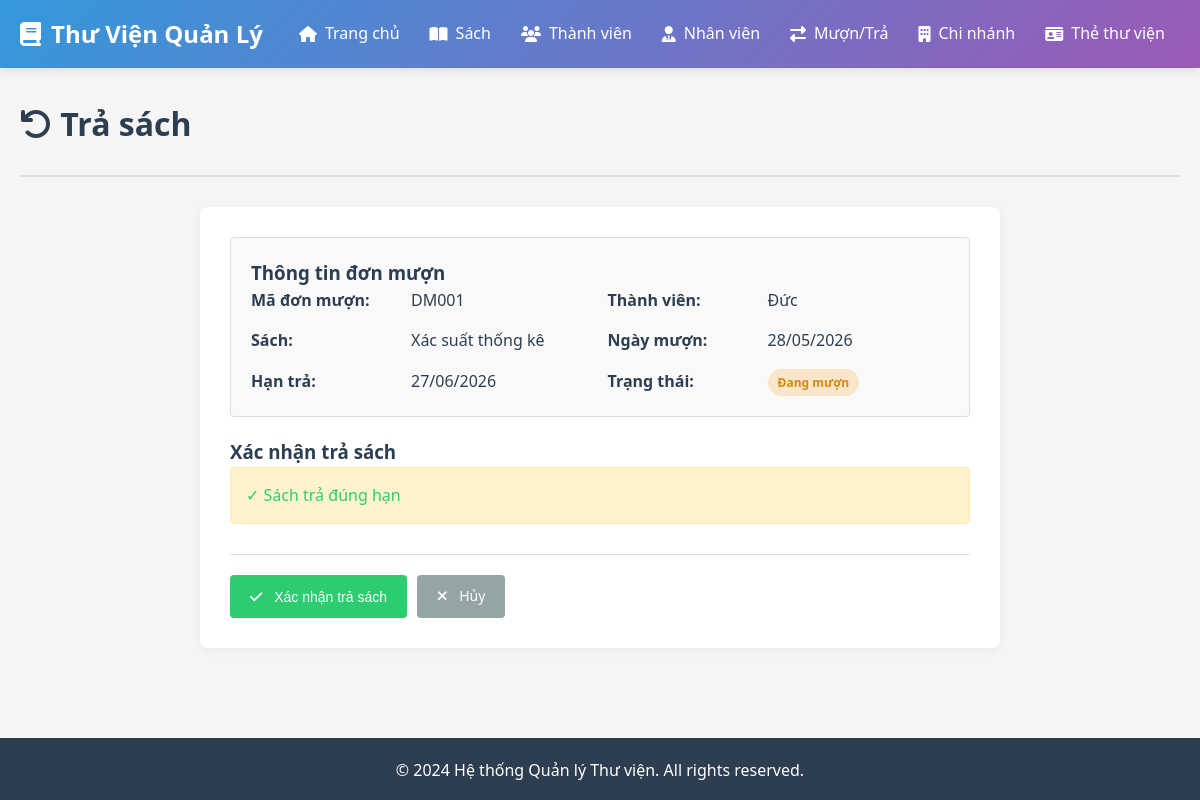
Page /don-muon/DM001/tra on the committed database.
### app/models/__init__.py (models this page shows, shortened)
class DonMuon(db.Model):
    __tablename__ = 'don_muon'
    ma_don_muon = db.Column(db.String(20), primary_key=True)
    ma_thanh_vien = db.Column(db.String(10), db.ForeignKey('thanh_vien.ma_thanh_vien'), nullable=False)
    ma_ban_sao = db.Column(db.String(20), db.ForeignKey('ban_sao.ma_ban_sao'), nullable=False)
    ma_nv = db.Column(db.String(10), db.ForeignKey('nhan_vien.ma_nv'), nullable=False)
    ngay_muon = db.Column(db.Date, default=datetime.now, nullable=False)
    han_tra = db.Column(db.Date, nullable=False)
    ngay_tra_thuc_te = db.Column(db.Date)
    phu_phat = db.Column(db.Float, default=0)
    trang_thai = db.Column(db.String(50), default='Đang mượn')  # Đang mượn, Đã trả, Quá hạn

class ThanhVien(db.Model):
    __tablename__ = 'thanh_vien'
    ma_thanh_vien = db.Column(db.String(10), primary_key=True)
    ho_ten = db.Column(db.String(150), nullable=False)
    sdt = db.Column(db.String(15))
    email = db.Column(db.String(100))
    ngay_dang_ky = db.Column(db.Date, default=datetime.now)
    ghi_chu = db.Column(db.Text)
    is_blacklisted = db.Column(db.Boolean, default=False)
    blacklist_note = db.Column(db.String(255))
    the_thu_vien = db.relationship('TheThuVien', backref='thanh_vien', lazy=True, cascade='all, delete-orphan', uselist=False)
    don_muon = db.relationship('DonMuon', backref='thanh_vien', lazy=True, cascade='all, delete-orphan')

class Sach(db.Model):
    __tablename__ = 'sach'
    ma_sach = db.Column(db.String(10), primary_key=True)
    ten_sach = db.Column(db.String(200), nullable=False)
    tac_gia = db.Column(db.String(150))
    nam_xb = db.Column(db.Integer)
    nha_xb = db.Column(db.String(150))
    so_luong = db.Column(db.Integer, default=0)
    ma_tl = db.Column(db.String(10), db.ForeignKey('thai_loai.ma_tl'), nullable=False)
    ma_ncc = db.Column(db.String(10), db.ForeignKey('nha_cung_cap.ma_ncc'))
    ban_sao = db.relationship('BanSao', backref='sach', lazy=True, cascade='all, delete-orphan')

### app/routes/__init__.py (the view, shortened to what this page needs)
@bp.route('/don-muon/<ma_don_muon>/tra', methods=['GET', 'POST'])
def tra_sach(ma_don_muon):
    don_muon = db.session.get(DonMuon, ma_don_muon)
    if not don_muon:
        flash('Không tìm thấy đơn mượn', 'danger')
        return redirect(url_for('main.danh_sach_don_muon'))
    from datetime import date
    ngay_hom_nay = date.today()
    phi_phat_du_kien = 0
    if ngay_hom_nay > don_muon.han_tra:
        phi_phat_du_kien = (ngay_hom_nay - don_muon.han_tra).days * 5000
    return render_template(
        'don_muon/tra.html',
        don_muon=don_muon,
        ngay_hom_nay=ngay_hom_nay,
        phi_phat_du_kien=phi_phat_du_kien
    )

### app/templates/don_muon/tra.html (shortened to what this page needs)
{% extends "base.html" %}
{% block content %}
<div class="page-header">
    <h1><i class="fas fa-undo"></i> Trả sách</h1>
</div>
<div class="form-container">
    <div class="info-box">
        <h3>Thông tin đơn mượn</h3>
        <div class="info-grid">
            <div class="info-item">
                <label>Mã đơn mượn:</label>
                <span>{{ don_muon.ma_don_muon }}</span>
            </div>
            <div class="info-item">
                <label>Thành viên:</label>
                <span>{{ don_muon.thanh_vien.ho_ten }}</span>
            </div>
            <div class="info-item">
                <label>Sách:</label>
                <span>{{ don_muon.ban_sao.sach.ten_sach }}</span>
            </div>
            <div class="info-item">
                <label>Ngày mượn:</label>
                <span>{{ don_muon.ngay_muon.strftime('%d/%m/%Y') }}</span>
            </div>
            <div class="info-item">
                <label>Hạn trả:</label>
                <span>{{ don_muon.han_tra.strftime('%d/%m/%Y') }}</span>
            </div>
            <div class="info-item">
                <label>Trạng thái:</label>
                <span>
                    {% if don_muon.trang_thai == 'Đang mượn' %}
                        <span class="badge badge-warning">Đang mượn</span>
                    {% elif don_muon.trang_thai == 'Quá hạn' %}
                        <span class="badge badge-danger">Quá hạn</span>
                    {% else %}
                        <span class="badge badge-success">Đã trả</span>
                    {% endif %}
                </span>
            </div>
        </div>
    </div>
    <form method="POST" class="form">
        <h3>Xác nhận trả sách</h3>
        <div class="warning-box">
            {% if don_muon.han_tra < ngay_hom_nay %}
                <p class="text-danger"><strong>⚠️ Cảnh báo:</strong> Sách trả muộn!</p>
                <p>
                    Số ngày trễ: <strong>{{ (ngay_hom_nay - don_muon.han_tra).days }} ngày</strong><br>
                    Phí phạt dự kiến: <strong>{{ phi_phat_du_kien }} VND</strong>
                </p>
            {% else %}
                <p class="text-success">✓ Sách trả đúng hạn</p>
            {% endif %}
        </div>
        <div class="form-actions">
            <button type="submit" class="btn btn-success">
                <i class="fas fa-check"></i> Xác nhận trả sách
            </button>
            <a href="{{ url_for('main.danh_sach_don_muon') }}" class="btn btn-secondary">
                <i class="fas fa-times"></i> Hủy
            </a>
        </div>
    </form>
</div>
{% endblock %}

### app/static/css/style.css (style rules this page uses)
:root { --primary: #3498db; --success: #2ecc71; --danger: #e74c3c; --warning: #f39c12; --info: #9b59b6; --light: #ecf0f1; --dark: #2c3e50; --gray: #95a5a6; --border: #ddd; }
* { margin: 0; padding: 0; box-sizing: border-box; }
body { font-family: 'Segoe UI', Tahoma, Geneva, Verdana, sans-serif; background-color: #f5f5f5; color: var(--dark); line-height: 1.6; }
.page-header { margin-bottom: 30px; padding-bottom: 20px; border-bottom: 2px solid var(--border); }
.page-header h1 { font-size: 32px; margin-bottom: 5px; color: var(--dark); }
.btn { display: inline-block; padding: 10px 20px; border: none; border-radius: 4px; cursor: pointer; text-decoration: none; font-size: 14px; transition: all 0.3s; font-weight: 500; text-align: center; }
.btn i { margin-right: 8px; }
.btn-success { background: var(--success); color: white; }
.btn-secondary { background: var(--gray); color: white; }
.form-container { background: white; border-radius: 8px; padding: 30px; box-shadow: 0 2px 10px rgba(0,0,0,0.05); max-width: 800px; margin: 0 auto; }
.form-actions { display: flex; gap: 10px; margin-top: 30px; padding-top: 20px; border-top: 1px solid var(--border); }
.text-success { color: var(--success); }
.badge { display: inline-block; padding: 4px 10px; border-radius: 20px; font-size: 12px; font-weight: 600; }
.badge-warning { background: rgba(243, 156, 18, 0.2); color: #d68910; }
.info-box { background: #f9f9f9; border: 1px solid var(--border); border-radius: 4px; padding: 20px; margin-bottom: 20px; }
.info-grid { display: grid; grid-template-columns: repeat(auto-fit, minmax(250px, 1fr)); gap: 15px; }
.info-item { display: grid; grid-template-columns: 150px 1fr; gap: 10px; }
.info-item label { font-weight: 600; color: var(--dark); }
.warning-box { background: #fff3cd; border: 1px solid #ffeaa7; border-radius: 4px; padding: 15px; margin-bottom: 20px; }

### rows in the picture
DonMuon: ma_don_muon "DM001", ngay_muon "28/05/2026", han_tra "27/06/2026"
ThanhVien: thanh_vien.ho_ten "Đức"
Sach: ban_sao.sach.ten_sach "Xác suất thống kê"
